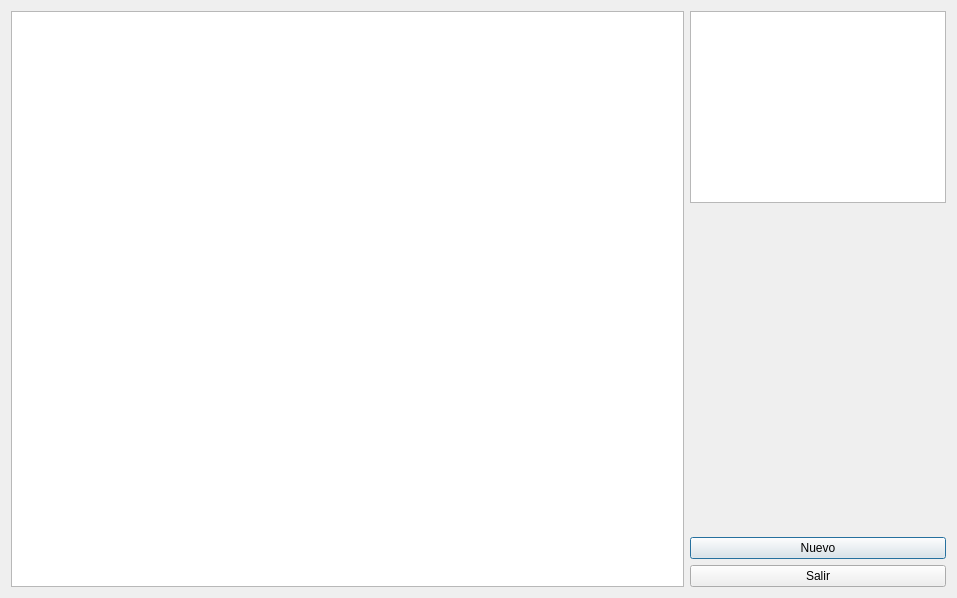
<?xml version="1.0" encoding="UTF-8"?>
<ui version="4.0">
 <class>sumasSaldosDialog</class>
 <widget class="QDialog" name="sumasSaldosDialog">
  <property name="geometry">
   <rect>
    <x>0</x>
    <y>0</y>
    <width>957</width>
    <height>598</height>
   </rect>
  </property>
  <property name="windowTitle">
   <string>Dialog</string>
  </property>
  <layout class="QGridLayout" name="gridLayout">
   <item row="0" column="0">
    <widget class="QTableWidget" name="sumasSaldosTableWidget">
     <property name="sizePolicy">
      <sizepolicy hsizetype="MinimumExpanding" vsizetype="MinimumExpanding">
       <horstretch>0</horstretch>
       <verstretch>0</verstretch>
      </sizepolicy>
     </property>
     <property name="editTriggers">
      <set>QAbstractItemView::NoEditTriggers</set>
     </property>
     <property name="selectionMode">
      <enum>QAbstractItemView::SingleSelection</enum>
     </property>
     <attribute name="verticalHeaderVisible">
      <bool>false</bool>
     </attribute>
    </widget>
   </item>
   <item row="0" column="1">
    <layout class="QVBoxLayout" name="verticalLayout_2">
     <item>
      <widget class="QListWidget" name="soldiniListWidget">
       <property name="sizePolicy">
        <sizepolicy hsizetype="Fixed" vsizetype="Fixed">
         <horstretch>0</horstretch>
         <verstretch>0</verstretch>
        </sizepolicy>
       </property>
      </widget>
     </item>
     <item>
      <layout class="QVBoxLayout" name="verticalLayout">
       <item>
        <spacer name="verticalSpacer">
         <property name="orientation">
          <enum>Qt::Vertical</enum>
         </property>
         <property name="sizeHint" stdset="0">
          <size>
           <width>20</width>
           <height>40</height>
          </size>
         </property>
        </spacer>
       </item>
       <item>
        <widget class="QPushButton" name="nuevoPushButton">
         <property name="text">
          <string>Nuevo</string>
         </property>
        </widget>
       </item>
       <item>
        <widget class="QPushButton" name="salirPushButton">
         <property name="text">
          <string>Salir</string>
         </property>
         <property name="icon">
          <iconset resource="iconosResource.qrc">
           <normaloff>:/icons/exit.png</normaloff>:/icons/exit.png</iconset>
         </property>
        </widget>
       </item>
      </layout>
     </item>
    </layout>
   </item>
  </layout>
 </widget>
 <resources>
  <include location="iconosResource.qrc"/>
 </resources>
 <connections/>
</ui>
